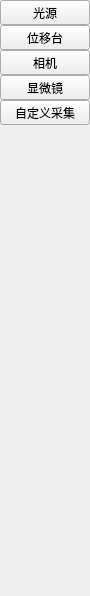
         <widget class="QWidget" name="widgetLeftMain" native="true">
          <property name="maximumSize">
           <size>
            <width>90</width>
            <height>16777215</height>
           </size>
          </property>
          <layout class="QVBoxLayout" name="verticalLayout_4">
           <property name="spacing">
            <number>0</number>
           </property>
           <property name="leftMargin">
            <number>0</number>
           </property>
           <property name="topMargin">
            <number>0</number>
           </property>
           <property name="rightMargin">
            <number>0</number>
           </property>
           <property name="bottomMargin">
            <number>0</number>
           </property>
           <item>
            <widget class="QToolButton" name="tbtnMain1">
             <property name="sizePolicy">
              <sizepolicy hsizetype="Expanding" vsizetype="Fixed">
               <horstretch>0</horstretch>
               <verstretch>0</verstretch>
              </sizepolicy>
             </property>
             <property name="text">
              <string>光源</string>
             </property>
            </widget>
           </item>
           <item>
            <widget class="QToolButton" name="tbtnMain2">
             <property name="sizePolicy">
              <sizepolicy hsizetype="Expanding" vsizetype="Fixed">
               <horstretch>0</horstretch>
               <verstretch>0</verstretch>
              </sizepolicy>
             </property>
             <property name="text">
              <string>位移台</string>
             </property>
            </widget>
           </item>
           <item>
            <widget class="QToolButton" name="tbtnMain3">
             <property name="sizePolicy">
              <sizepolicy hsizetype="Expanding" vsizetype="Fixed">
               <horstretch>0</horstretch>
               <verstretch>0</verstretch>
              </sizepolicy>
             </property>
             <property name="text">
              <string>相机</string>
             </property>
            </widget>
           </item>
           <item>
            <widget class="QToolButton" name="tbtnMain4">
             <property name="sizePolicy">
              <sizepolicy hsizetype="Expanding" vsizetype="Fixed">
               <horstretch>0</horstretch>
               <verstretch>0</verstretch>
              </sizepolicy>
             </property>
             <property name="text">
              <string>显微镜</string>
             </property>
            </widget>
           </item>
           <item>
            <widget class="QToolButton" name="tbtnMain5">
             <property name="sizePolicy">
              <sizepolicy hsizetype="Expanding" vsizetype="Fixed">
               <horstretch>0</horstretch>
               <verstretch>0</verstretch>
              </sizepolicy>
             </property>
             <property name="text">
              <string>自定义采集</string>
             </property>
            </widget>
           </item>
           <item>
            <spacer name="verticalSpacer_2">
             <property name="orientation">
              <enum>Qt::Vertical</enum>
             </property>
             <property name="sizeHint" stdset="0">
              <size>
               <width>20</width>
               <height>471</height>
              </size>
             </property>
            </spacer>
           </item>
          </layout>
         </widget>
